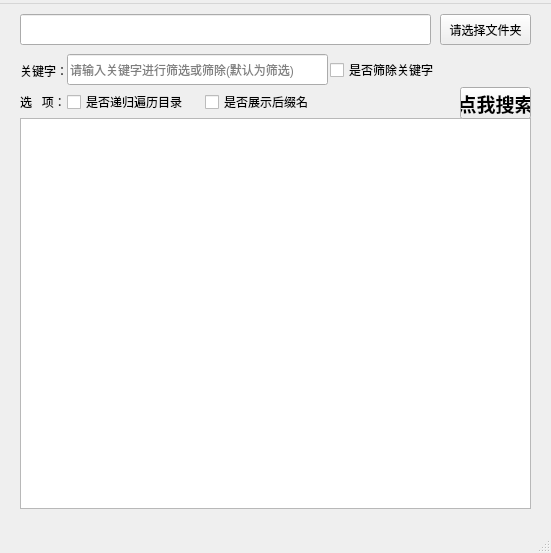
<?xml version="1.0" encoding="UTF-8"?>
<ui version="4.0">
 <class>MainWindow</class>
 <widget class="QMainWindow" name="MainWindow">
  <property name="geometry">
   <rect>
    <x>0</x>
    <y>0</y>
    <width>551</width>
    <height>553</height>
   </rect>
  </property>
  <property name="minimumSize">
   <size>
    <width>551</width>
    <height>553</height>
   </size>
  </property>
  <property name="maximumSize">
   <size>
    <width>551</width>
    <height>553</height>
   </size>
  </property>
  <property name="baseSize">
   <size>
    <width>551</width>
    <height>553</height>
   </size>
  </property>
  <property name="windowTitle">
   <string>文件遍历器</string>
  </property>
  <widget class="QWidget" name="centralwidget">
   <widget class="QLineEdit" name="dirPath">
    <property name="geometry">
     <rect>
      <x>20</x>
      <y>10</y>
      <width>411</width>
      <height>31</height>
     </rect>
    </property>
    <property name="readOnly">
     <bool>true</bool>
    </property>
   </widget>
   <widget class="QPushButton" name="chooseBtn">
    <property name="geometry">
     <rect>
      <x>440</x>
      <y>10</y>
      <width>91</width>
      <height>31</height>
     </rect>
    </property>
    <property name="text">
     <string>请选择文件夹</string>
    </property>
   </widget>
   <widget class="QTextBrowser" name="textBrowser">
    <property name="geometry">
     <rect>
      <x>20</x>
      <y>114</y>
      <width>511</width>
      <height>391</height>
     </rect>
    </property>
   </widget>
   <widget class="QCheckBox" name="displaySuffixBtn">
    <property name="geometry">
     <rect>
      <x>205</x>
      <y>88</y>
      <width>121</width>
      <height>20</height>
     </rect>
    </property>
    <property name="text">
     <string>是否展示后缀名</string>
    </property>
   </widget>
   <widget class="QLineEdit" name="keyword">
    <property name="geometry">
     <rect>
      <x>67</x>
      <y>50</y>
      <width>261</width>
      <height>31</height>
     </rect>
    </property>
    <property name="text">
     <string/>
    </property>
    <property name="placeholderText">
     <string>请输入关键字进行筛选或筛除(默认为筛选)</string>
    </property>
   </widget>
   <widget class="QLabel" name="label">
    <property name="geometry">
     <rect>
      <x>20</x>
      <y>56</y>
      <width>71</width>
      <height>21</height>
     </rect>
    </property>
    <property name="text">
     <string>关键字：</string>
    </property>
   </widget>
   <widget class="QCheckBox" name="isRecursionFolder">
    <property name="geometry">
     <rect>
      <x>67</x>
      <y>88</y>
      <width>131</width>
      <height>20</height>
     </rect>
    </property>
    <property name="text">
     <string>是否递归遍历目录</string>
    </property>
   </widget>
   <widget class="QCheckBox" name="isScreenOutKeyword">
    <property name="geometry">
     <rect>
      <x>330</x>
      <y>56</y>
      <width>121</width>
      <height>20</height>
     </rect>
    </property>
    <property name="text">
     <string>是否筛除关键字</string>
    </property>
   </widget>
   <widget class="QLabel" name="label_2">
    <property name="geometry">
     <rect>
      <x>20</x>
      <y>90</y>
      <width>58</width>
      <height>16</height>
     </rect>
    </property>
    <property name="text">
     <string>选   项：</string>
    </property>
   </widget>
   <widget class="QPushButton" name="searchBtn">
    <property name="geometry">
     <rect>
      <x>460</x>
      <y>83</y>
      <width>71</width>
      <height>32</height>
     </rect>
    </property>
    <property name="font">
     <font>
      <pointsize>14</pointsize>
      <bold>true</bold>
     </font>
    </property>
    <property name="text">
     <string>点我搜索</string>
    </property>
   </widget>
  </widget>
  <widget class="QMenuBar" name="menubar">
   <property name="geometry">
    <rect>
     <x>0</x>
     <y>0</y>
     <width>551</width>
     <height>24</height>
    </rect>
   </property>
   <widget class="QMenu" name="menu">
    <property name="title">
     <string/>
    </property>
   </widget>
   <addaction name="menu"/>
  </widget>
  <widget class="QStatusBar" name="statusbar"/>
 </widget>
 <resources/>
 <connections/>
</ui>
